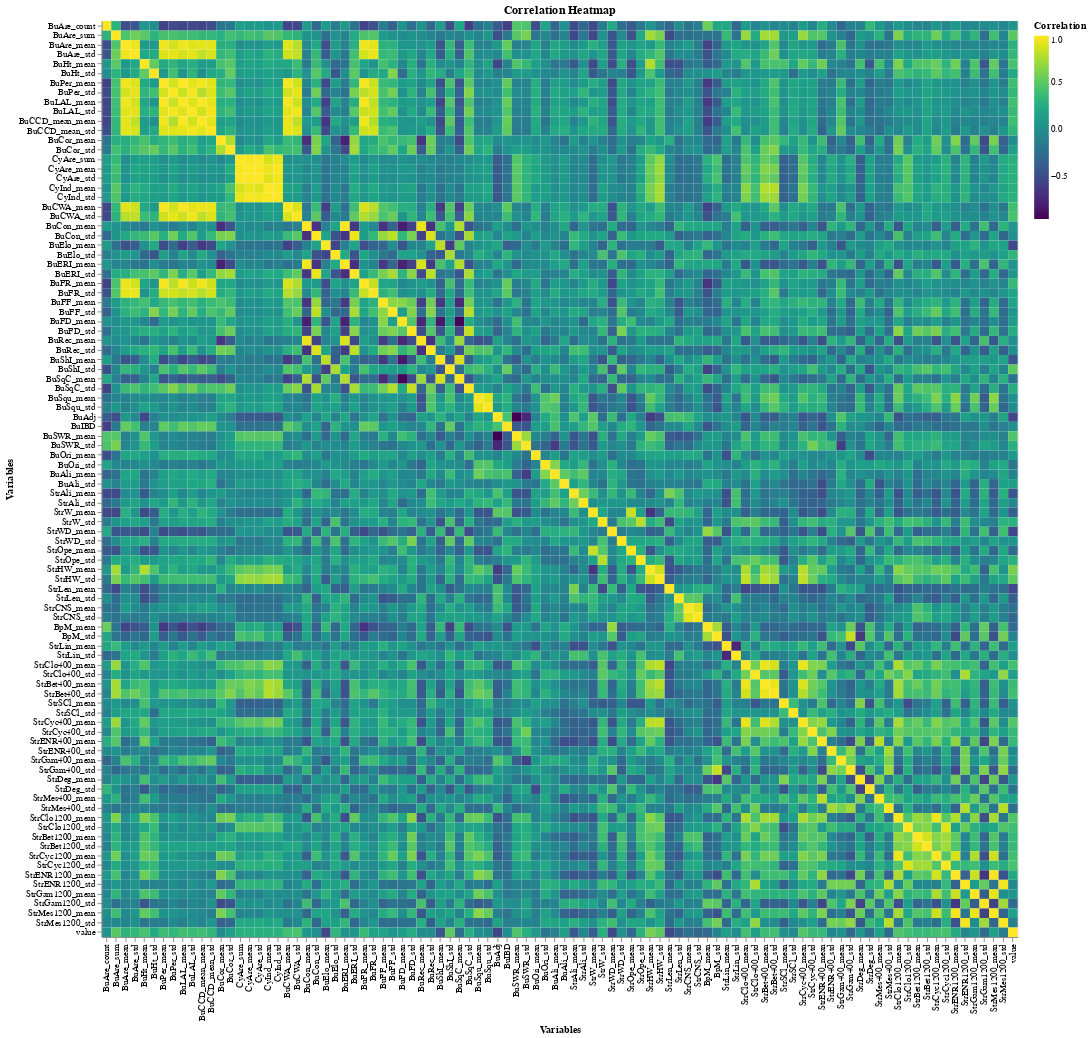

Here is the notebook cell this chart was saved with:
### Code cell
long_df = corr.reset_index().melt(id_vars='index', var_name='Variable', value_name='Correlation')

# Create the heatmap using Altair
heatmap = alt.Chart(long_df).mark_rect().encode(
    x=alt.X('index:N', title='Variables', sort=None),  # Column names
    y=alt.Y('Variable:N', title='Variables', sort=None),  # Row names
    color=alt.Color('Correlation:Q', scale=alt.Scale(scheme='viridis'), title='Correlation'),
    tooltip=['index', 'Variable', 'Correlation']  # Tooltips for interactivity
).properties(
    width=1000,
    height=1000,
    title='Correlation Heatmap'
).interactive()

# Display the heatmap
heatmap.show()

### Figure 1 — Vega specification as saved in the notebook (floating-point values rounded to 4 significant figures; data arrays with more than 128 entries replaced by an {"elided": "..."} marker saying what was removed)
{"$schema": "https://vega.github.io/schema/vega/v5.json", "data": [{"name": "param_2_store"}, {"name": "source_0", "values": {"elided": "9216 records"}}, {"name": "source_0_x_domain_index", "values": [{"index": "BuAre_count"}, {"index": "BuAre_sum"}, {"index": "BuAre_mean"}, {"index": "BuAre_std"}, {"index": "BuHt_mean"}, {"index": "BuHt_std"}, {"index": "BuPer_mean"}, {"index": "BuPer_std"}, {"index": "BuLAL_mean"}, {"index": "BuLAL_std"}, {"index": "BuCCD_mean_mean"}, {"index": "BuCCD_mean_std"}, {"index": "BuCor_mean"}, {"index": "BuCor_std"}, {"index": "CyAre_sum"}, {"index": "CyAre_mean"}, {"index": "CyAre_std"}, {"index": "CyInd_mean"}, {"index": "CyInd_std"}, {"index": "BuCWA_mean"}, {"index": "BuCWA_std"}, {"index": "BuCon_mean"}, {"index": "BuCon_std"}, {"index": "BuElo_mean"}, {"index": "BuElo_std"}, {"index": "BuERI_mean"}, {"index": "BuERI_std"}, {"index": "BuFR_mean"}, {"index": "BuFR_std"}, {"index": "BuFF_mean"}, {"index": "BuFF_std"}, {"index": "BuFD_mean"}, {"index": "BuFD_std"}, {"index": "BuRec_mean"}, {"index": "BuRec_std"}, {"index": "BuShI_mean"}, {"index": "BuShI_std"}, {"index": "BuSqC_mean"}, {"index": "BuSqC_std"}, {"index": "BuSqu_mean"}, {"index": "BuSqu_std"}, {"index": "BuAdj"}, {"index": "BuIBD"}, {"index": "BuSWR_mean"}, {"index": "BuSWR_std"}, {"index": "BuOri_mean"}, {"index": "BuOri_std"}, {"index": "BuAli_mean"}, {"index": "BuAli_std"}, {"index": "StrAli_mean"}, {"index": "StrAli_std"}, {"index": "StrW_mean"}, {"index": "StrW_std"}, {"index": "StrWD_mean"}, {"index": "StrWD_std"}, {"index": "StrOpe_mean"}, {"index": "StrOpe_std"}, {"index": "StrHW_mean"}, {"index": "StrHW_std"}, {"index": "StrLen_mean"}, {"index": "StrLen_std"}, {"index": "StrCNS_mean"}, {"index": "StrCNS_std"}, {"index": "BpM_mean"}, {"index": "BpM_std"}, {"index": "StrLin_mean"}, {"index": "StrLin_std"}, {"index": "StrClo400_mean"}, {"index": "StrClo400_std"}, {"index": "StrBet400_mean"}, {"index": "StrBet400_std"}, {"index": "StrSCl_mean"}, {"index": "StrSCl_std"}, {"index": "StrCyc400_mean"}, {"index": "StrCyc400_std"}, {"index": "StrENR400_mean"}, {"index": "StrENR400_std"}, {"index": "StrGam400_mean"}, {"index": "StrGam400_std"}, {"index": "StrDeg_mean"}, {"index": "StrDeg_std"}, {"index": "StrMes400_mean"}, {"index": "StrMes400_std"}, {"index": "StrClo1200_mean"}, {"index": "StrClo1200_std"}, {"index": "StrBet1200_mean"}, {"index": "StrBet1200_std"}, {"index": "StrCyc1200_mean"}, {"index": "StrCyc1200_std"}, {"index": "StrENR1200_mean"}, {"index": "StrENR1200_std"}, {"index": "StrGam1200_mean"}, {"index": "StrGam1200_std"}, {"index": "StrMes1200_mean"}, {"index": "StrMes1200_std"}, {"index": "value"}]}, {"name": "source_0_y_domain_Variable", "values": [{"Variable": "BuAre_count"}, {"Variable": "BuAre_sum"}, {"Variable": "BuAre_mean"}, {"Variable": "BuAre_std"}, {"Variable": "BuHt_mean"}, {"Variable": "BuHt_std"}, {"Variable": "BuPer_mean"}, {"Variable": "BuPer_std"}, {"Variable": "BuLAL_mean"}, {"Variable": "BuLAL_std"}, {"Variable": "BuCCD_mean_mean"}, {"Variable": "BuCCD_mean_std"}, {"Variable": "BuCor_mean"}, {"Variable": "BuCor_std"}, {"Variable": "CyAre_sum"}, {"Variable": "CyAre_mean"}, {"Variable": "CyAre_std"}, {"Variable": "CyInd_mean"}, {"Variable": "CyInd_std"}, {"Variable": "BuCWA_mean"}, {"Variable": "BuCWA_std"}, {"Variable": "BuCon_mean"}, {"Variable": "BuCon_std"}, {"Variable": "BuElo_mean"}, {"Variable": "BuElo_std"}, {"Variable": "BuERI_mean"}, {"Variable": "BuERI_std"}, {"Variable": "BuFR_mean"}, {"Variable": "BuFR_std"}, {"Variable": "BuFF_mean"}, {"Variable": "BuFF_std"}, {"Variable": "BuFD_mean"}, {"Variable": "BuFD_std"}, {"Variable": "BuRec_mean"}, {"Variable": "BuRec_std"}, {"Variable": "BuShI_mean"}, {"Variable": "BuShI_std"}, {"Variable": "BuSqC_mean"}, {"Variable": "BuSqC_std"}, {"Variable": "BuSqu_mean"}, {"Variable": "BuSqu_std"}, {"Variable": "BuAdj"}, {"Variable": "BuIBD"}, {"Variable": "BuSWR_mean"}, {"Variable": "BuSWR_std"}, {"Variable": "BuOri_mean"}, {"Variable": "BuOri_std"}, {"Variable": "BuAli_mean"}, {"Variable": "BuAli_std"}, {"Variable": "StrAli_mean"}, {"Variable": "StrAli_std"}, {"Variable": "StrW_mean"}, {"Variable": "StrW_std"}, {"Variable": "StrWD_mean"}, {"Variable": "StrWD_std"}, {"Variable": "StrOpe_mean"}, {"Variable": "StrOpe_std"}, {"Variable": "StrHW_mean"}, {"Variable": "StrHW_std"}, {"Variable": "StrLen_mean"}, {"Variable": "StrLen_std"}, {"Variable": "StrCNS_mean"}, {"Variable": "StrCNS_std"}, {"Variable": "BpM_mean"}, {"Variable": "BpM_std"}, {"Variable": "StrLin_mean"}, {"Variable": "StrLin_std"}, {"Variable": "StrClo400_mean"}, {"Variable": "StrClo400_std"}, {"Variable": "StrBet400_mean"}, {"Variable": "StrBet400_std"}, {"Variable": "StrSCl_mean"}, {"Variable": "StrSCl_std"}, {"Variable": "StrCyc400_mean"}, {"Variable": "StrCyc400_std"}, {"Variable": "StrENR400_mean"}, {"Variable": "StrENR400_std"}, {"Variable": "StrGam400_mean"}, {"Variable": "StrGam400_std"}, {"Variable": "StrDeg_mean"}, {"Variable": "StrDeg_std"}, {"Variable": "StrMes400_mean"}, {"Variable": "StrMes400_std"}, {"Variable": "StrClo1200_mean"}, {"Variable": "StrClo1200_std"}, {"Variable": "StrBet1200_mean"}, {"Variable": "StrBet1200_std"}, {"Variable": "StrCyc1200_mean"}, {"Variable": "StrCyc1200_std"}, {"Variable": "StrENR1200_mean"}, {"Variable": "StrENR1200_std"}, {"Variable": "StrGam1200_mean"}, {"Variable": "StrGam1200_std"}, {"Variable": "StrMes1200_mean"}, {"Variable": "StrMes1200_std"}, {"Variable": "value"}]}, {"name": "source_0_color_domain_Correlation", "values": [{"min": -0.9492, "max": 1.0}]}], "signals": [{"name": "unit", "value": {}, "on": [{"events": "pointermove", "update": "isTuple(group()) ? group() : unit"}]}, {"name": "param_2", "update": "vlSelectionResolve(\"param_2_store\", \"union\")"}, {"name": "param_2_index", "on": [{"events": [{"source": "view", "type": "dblclick"}], "update": "null"}, {"events": {"signal": "param_2_translate_delta"}, "update": "panLinear(param_2_translate_anchor.extent_x, -param_2_translate_delta.x / width)"}, {"events": {"signal": "param_2_zoom_delta"}, "update": "zoomLinear(domain(\"x\"), param_2_zoom_anchor.x, param_2_zoom_delta)"}]}, {"name": "param_2_Variable", "on": [{"events": [{"source": "view", "type": "dblclick"}], "update": "null"}, {"events": {"signal": "param_2_translate_delta"}, "update": "panLinear(param_2_translate_anchor.extent_y, param_2_translate_delta.y / height)"}, {"events": {"signal": "param_2_zoom_delta"}, "update": "zoomLinear(domain(\"y\"), param_2_zoom_anchor.y, param_2_zoom_delta)"}]}, {"name": "param_2_tuple", "on": [{"events": [{"signal": "param_2_index || param_2_Variable"}], "update": "param_2_index && param_2_Variable ? {unit: \"\", fields: param_2_tuple_fields, values: [param_2_index,param_2_Variable]} : null"}]}, {"name": "param_2_tuple_fields", "value": [{"field": "index", "channel": "x", "type": "E"}, {"field": "Variable", "channel": "y", "type": "E"}]}, {"name": "param_2_translate_anchor", "value": {}, "on": [{"events": [{"source": "scope", "type": "pointerdown"}], "update": "{x: x(unit), y: y(unit), extent_x: domain(\"x\"), extent_y: domain(\"y\")}"}]}, {"name": "param_2_translate_delta", "value": {}, "on": [{"events": [{"source": "window", "between": [{"source": "scope", "type": "pointerdown"}, {"source": "window", "type": "pointerup"}], "type": "pointermove", "consume": true}], "update": "{x: param_2_translate_anchor.x - x(unit), y: param_2_translate_anchor.y - y(unit)}"}]}, {"name": "param_2_zoom_anchor", "on": [{"events": [{"source": "scope", "type": "wheel", "consume": true}], "update": "{x: invert(\"x\", x(unit)), y: invert(\"y\", y(unit))}"}]}, {"name": "param_2_zoom_delta", "on": [{"events": [{"source": "scope", "consume": true, "type": "wheel"}], "update": "pow(1.001, event.deltaY * pow(16, event.deltaMode))", "force": true}]}, {"name": "param_2_modify", "on": [{"events": {"signal": "param_2_tuple"}, "update": "modify(\"param_2_store\", param_2_tuple, true)"}]}], "marks": [{"type": "rect", "name": "marks", "from": {"data": "source_0"}, "encode": {"update": {"height": {"signal": "max(0.25, bandwidth('y'))"}, "fill": {"field": "Correlation", "scale": "color"}, "tooltip": {"signal": "{\"index\": isValid(datum[\"index\"]) ? datum[\"index\"] : \"\"+datum[\"index\"], \"Variable\": isValid(datum[\"Variable\"]) ? datum[\"Variable\"] : \"\"+datum[\"Variable\"], \"Correlation\": format(datum[\"Correlation\"], \"\")}"}, "x": {"field": "index", "scale": "x"}, "width": {"signal": "max(0.25, bandwidth('x'))"}, "y": {"field": "Variable", "scale": "y"}}}, "interactive": true, "style": ["rect"]}], "scales": [{"name": "x", "type": "band", "domain": {"data": "source_0_x_domain_index", "field": "index"}, "range": [0, {"signal": "width"}], "paddingOuter": 0, "paddingInner": 0}, {"name": "y", "type": "band", "domain": {"data": "source_0_y_domain_Variable", "field": "Variable"}, "range": [0, {"signal": "height"}], "paddingOuter": 0, "paddingInner": 0}, {"name": "color", "type": "linear", "domain": [{"signal": "(data(\"source_0_color_domain_Correlation\")[0] || {}).min"}, {"signal": "(data(\"source_0_color_domain_Correlation\")[0] || {}).max"}], "range": {"scheme": "viridis"}, "zero": false, "interpolate": "hcl"}], "axes": [{"scale": "x", "zindex": 1, "orient": "bottom", "grid": false, "title": "Variables", "labelBaseline": "middle", "labelAlign": "right", "labelAngle": 270}, {"scale": "y", "orient": "left", "title": "Variables", "grid": false, "zindex": 1}], "title": {"text": "Correlation Heatmap", "frame": "group"}, "padding": 5, "background": "white", "style": "cell", "width": 1000, "height": 1000, "legends": [{"title": "Correlation", "fill": "color", "gradientLength": {"signal": "clamp(height, 64, 200)"}}]}
